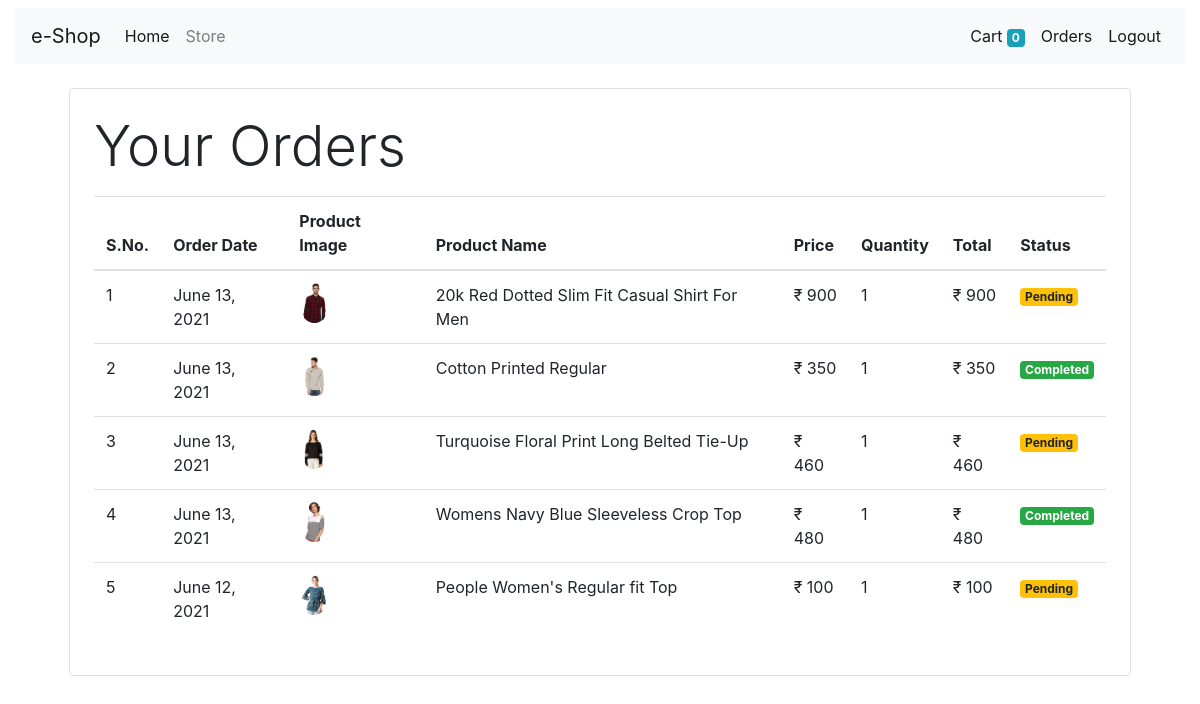
The page /orders (signed in) on the database its author committed.
### store/models/orders.py (models this page shows, shortened)
class Order(models.Model):
    product = models.ForeignKey(Product, on_delete=models.CASCADE)
    customer = models.ForeignKey(Customer, on_delete=models.CASCADE)
    quantity = models.IntegerField(default=1)
    price = models.IntegerField()
    address = models.CharField(max_length=300, default='', blank=True)
    phone = models.CharField(max_length=16, default='', blank=True)
    date = models.DateField(default=datetime.datetime.today)
    status = models.BooleanField(default=False)
    @staticmethod
    def get_orders_by_customer(customer_id):
        return Order.objects.filter(customer=customer_id).order_by('-date')

### store/models/product.py (models this page shows, shortened)
class Product(models.Model):
    name = models.CharField(max_length=50)
    price = models.IntegerField(default=0)
    category = models.ForeignKey(Category, on_delete=models.CASCADE, default=1)
    description = models.CharField(max_length=200, default='', blank=True)
    image = models.ImageField(upload_to='uploads/products/')

### store/middlewares/auth.py (the view)
    def middleware(request):
        print(request.session.get('customer'))
        return_url = request.META['PATH_INFO']
        if not request.session.get('customer_id'):
            return redirect(f'login?return_url={return_url}')
        response = get_response(request)
        return response

### store/templatetags/custom_filter.py (called while the page is built)
@register.filter(name='currency')
def currency(number):
    raw_text = u"\u20B9"
    return raw_text + " " + str(number)

@register.filter(name='multiply')
def multiply(quantity, price):
    return quantity * price

### store/views/orders.py (called while the page is built)
    def get(self, request):
        customer = request.session.get('customer_id')
        print(customer)
        orders = Order.get_orders_by_customer(customer)
        print(orders)
        return render(request, "orders.html", {'orders': orders})

### store/templates/orders.html
    {% extends 'base.html' %}
    {% block content %}
    {% load cart %}
    {% load custom_filter %}
    <div class="container">
        <div class="border rounded p-4 m-4">
            <p class="display-4">Your Orders</p>
            <table class="table">
                <thead>
                    <tr>
                        <th>S.No.</th>
                        <th>Order Date</th>
                        <th>Product Image</th>
                        <th>Product Name</th>
                        <th>Price</th>
                        <th>Quantity</th>
                        <th>Total</th>
                        <th>Status</th>
                    </tr>
                </thead>
                <tbody>
                    {% for order in orders %}
                    <tr>
                        <td scope="row">{{forloop.counter}}</td>
                        <td>{{order.date}}</td>
                        <td><img style="height: 40px; align-content: center;" class="rounded-circle" src="{{order.product.image.url}}" alt="""></td>
                        <td>{{order.product.name}}</td>
                        <td>{{order.price|currency}}</td>
                        <td>{{order.quantity}}</td>
                        <td>{{order.quantity|multiply:order.price|currency}}</td>
                        {% if order.status %}
                        <td><small class="badge badge-success">Completed</small></td>
                        {% else %}
                        <td><small class="badge badge-warning">Pending</small></td>
                        {% endif %}
                    </tr>
                    {% endfor %}
                </tbody>
            </table>
        </div>
    </div>
    {% endblock %}

### rows shown on the page
Order: date "June 13, 2021", product.image (picture), product.name "20k Red Dotted Slim Fit Casual Shirt For Men", price "₹ 900", quantity "1", quantity|multiply "₹ 900", status "Pending"
Order: date "June 13, 2021", product.image (picture), product.name "Cotton Printed Regular", price "₹ 350", quantity "1", quantity|multiply "₹ 350", status "Completed"
Order: date "June 13, 2021", product.image (picture), product.name "Turquoise Floral Print Long Belted Tie-Up", price "₹ 460", quantity "1", quantity|multiply "₹ 460", status "Pending"
Order: date "June 13, 2021", product.image (picture), product.name "Womens Navy Blue Sleeveless Crop Top", price "₹ 480", quantity "1", quantity|multiply "₹ 480", status "Completed"
Order: date "June 12, 2021", product.image (picture), product.name "People Women's Regular fit Top", price "₹ 100", quantity "1", quantity|multiply "₹ 100", status "Pending"

### other values the page prints
{{ request.session.cart.keys|length }} "0"
